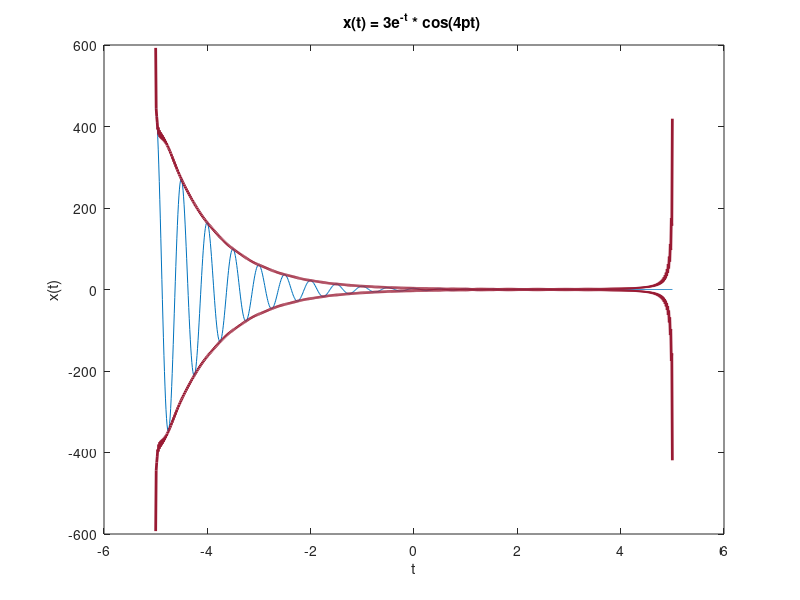

Recreate this plot in MATLAB.
Ts=0.01;
t= -5:Ts:5;
 
x=3.*exp(-t) .* cos(4*pi*t);
 
temp = hilbert(x);
env=abs(temp);

plot_param = {'Color', [0.6 0.1 0.2],'Linewidth',2}
 
plot(t,x);
hold on
 
plot(t,[-1;1]*env,plot_param{:});
xlabel('t');ylabel('x(t)');title('x(t) = 3e^-^t * cos(4pt) ')
hold off